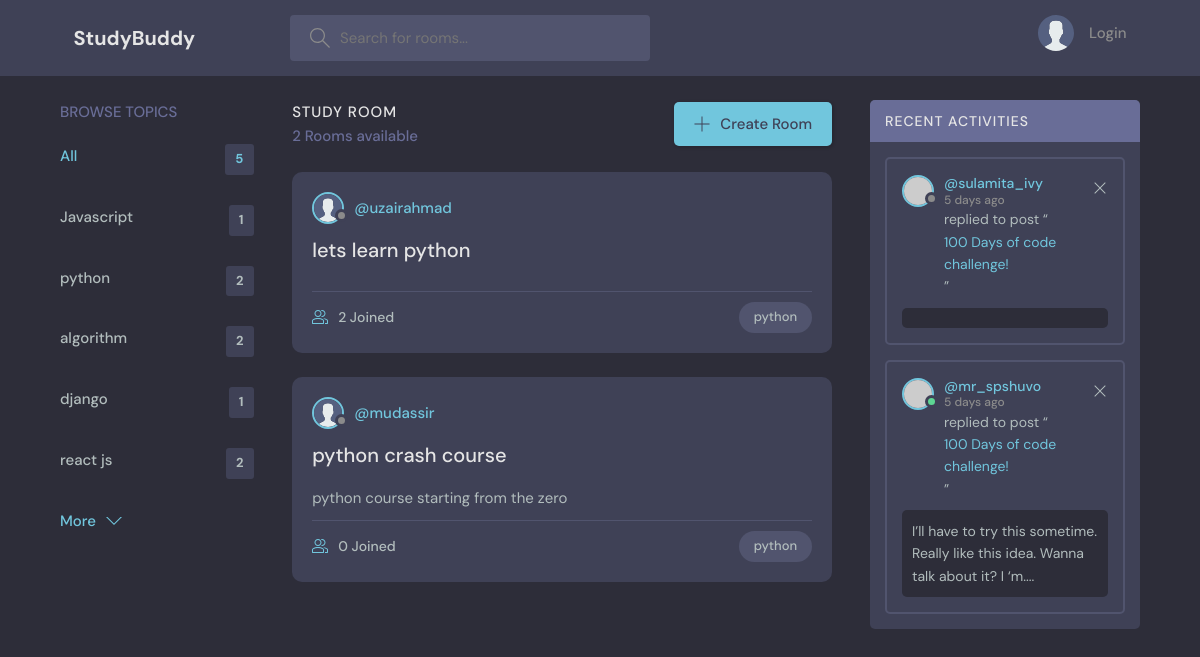
Page /?q=python on the earlier database version.
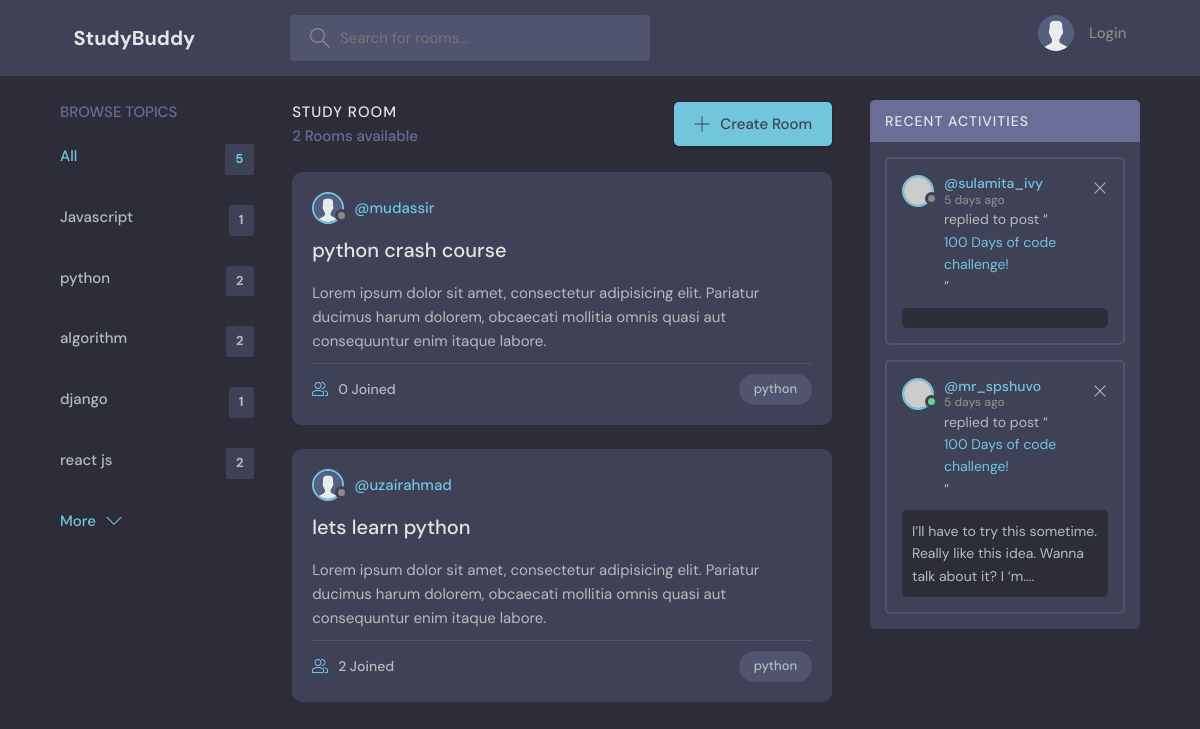
Same page on the later database version.
### base/models.py (models this page shows, shortened)
class Topic(models.Model):
    name = models.CharField(max_length=200)
    def __str__(self):
        return self.name

class Room(models.Model):
    host = models.ForeignKey(User, on_delete=models.SET_NULL, null=True)
    topic = models.ForeignKey(Topic, on_delete=models.SET_NULL, null=True)
    name = models.CharField(max_length=200)
    participants=models.ManyToManyField(User,related_name='participants',blank=True)
    description = models.TextField(null=True, blank=True)
    updated = models.DateTimeField(auto_now=True)
    created = models.DateTimeField(auto_now_add=True)
    class Meta:
        ordering= ['-updated','-created']

### base/views.py (the view)
# urls.py: path('', views.home, name='home'),
def home(request):
    q = request.GET.get('q') if request.GET.get('q') else ''
    if q:
        rooms = Room.objects.filter(
            Q(topic__name__icontains=q) |
            Q(name__icontains=q) |
            Q(description__icontains=q)
        )
    else:
        rooms = Room.objects.all()
    topics=Topic.objects.all()
    room_count=rooms.count()
    room_message=Message.objects.filter(Q(room__topic__name__icontains=q))
    return render(request, 'base/home.html',{'rooms': rooms,'topics':topics,'room_count':room_count,'room_message':room_message})

### base/templates/base/home.html (shortened to what this page needs)
{% extends 'main.html' %} {% block content %}
<main class="layout layout--3">
  <div class="container">
    {% include 'base/topics.html' %}
    {% include 'base/feed.html' %}
    <div class="activities">
      <div class="activities__header">
        <h2>Recent Activities</h2>
      </div>
      <div class="activities__box">
        <div class="activities__boxHeader roomListRoom__header">
          <a href="profile.html" class="roomListRoom__author">
            <div class="avatar avatar--small">
              <img src="https://randomuser.me/api/portraits/women/11.jpg" />
            </div>
            <p>
              @sulamita_ivy
              <span>5 days ago</span>
            </p>
          </a>
          <div class="roomListRoom__actions">
            <a href="#">
              <svg
                version="1.1"
                xmlns="http://www.w3.org/2000/svg"
                width="32"
                height="32"
                viewBox="0 0 32 32"
              >
                <title>remove</title>
                <path
                  d="M27.314 6.019l-1.333-1.333-9.98 9.981-9.981-9.981-1.333 1.333 9.981 9.981-9.981 9.98 1.333 1.333 9.981-9.98 9.98 9.98 1.333-1.333-9.98-9.98 9.98-9.981z"
                ></path>
              </svg>
            </a>
          </div>
        </div>
        <div class="activities__boxContent">
          <p>
            replied to post “<a href="room.html">100 Days of code challenge!</a
            >”
          </p>
          <div class="activities__boxRoomContent">
          </div>
        </div>
      </div>
      <div class="activities__box">
        <div class="activities__boxHeader roomListRoom__header">
          <a href="profile.html" class="roomListRoom__author">
            <div class="avatar avatar--small active">
              <img src="https://randomuser.me/api/portraits/men/13.jpg" />
            </div>
            <p>
              @mr_spshuvo
              <span>5 days ago</span>
            </p>
          </a>
          <div class="roomListRoom__actions">
            <a href="#">
              <svg
                version="1.1"
                xmlns="http://www.w3.org/2000/svg"
                width="32"
                height="32"
                viewBox="0 0 32 32"
              >
                <title>remove</title>
                <path
                  d="M27.314 6.019l-1.333-1.333-9.98 9.981-9.981-9.981-1.333 1.333 9.981 9.981-9.981 9.98 1.333 1.333 9.981-9.98 9.98 9.98 1.333-1.333-9.98-9.98 9.98-9.981z"
                ></path>
              </svg>
            </a>
          </div>
        </div>
        <div class="activities__boxContent">
          <p>
            replied to post “<a href="room.html">100 Days of code challenge!</a
            >”
          </p>
          <div class="activities__boxRoomContent">
            I’ll have to try this sometime. Really like this idea. Wanna talk
            about it? I ‘m....
          </div>
        </div>
      </div>
    </div>
  </div>
</main>
{% endblock content%}

### base/templates/base/topics.html
<div class="topics">
  <div class="topics__header">
    <h2>Browse Topics</h2>
  </div>
  <ul class="topics__list">
    <li>
      <a href="{% url 'home' %}" class="active"
        >All <span>{{topics.count}}</span></a
      >
    </li>
    {% for topic in topics %}
    <li>
      <a href="{% url 'home' %}?q={{ topic.name }}"
        >{{topic.name}}<span>{{topic.room_set.all.count}}</span></a
      >
    </li>
    {% endfor %}
  </ul>
  <a class="btn btn--link" href="topics.html">
    More
    <svg
      version="1.1"
      xmlns="http://www.w3.org/2000/svg"
      width="32"
      height="32"
      viewBox="0 0 32 32"
    >
      <title>chevron-down</title>
      <path d="M16 21l-13-13h-3l16 16 16-16h-3l-13 13z"></path>
    </svg>
  </a>
</div>

### base/templates/base/feed.html (shortened to what this page needs)
{% load static %}
<div class="roomList">
  <div class="roomList__header">
    <div>
      <h2>Study Room</h2>
      <p>{{rooms.count}} Rooms available</p>
    </div>
    <a class="btn btn--main" href="{% url 'createRoom' %}">
      <svg
        version="1.1"
        xmlns="http://www.w3.org/2000/svg"
        width="32"
        height="32"
        viewBox="0 0 32 32"
      >
        <title>add</title>
        <path
          d="M16.943 0.943h-1.885v14.115h-14.115v1.885h14.115v14.115h1.885v-14.115h14.115v-1.885h-14.115v-14.115z"
        ></path>
      </svg>
      Create Room
    </a>
  </div>
  {% for room in rooms %}
  <div class="roomListRoom">
    <div class="roomListRoom__header">
      {% if room.host and room.host.id %}
      <a href="{% url 'profile' room.host.id %}" class="roomListRoom__author">
        <div class="avatar avatar--small">
          <img src="{% static 'images/avatar.svg' %}" alt="Avatar" />
        </div>
        <span>@{{ room.host.username }}</span>
      </a>
      {% endif %}
    </div>
    <div class="roomListRoom__content">
      <a href="{% url 'room' room.id %}">{{room.name}}</a>
      <p>{{room.description}}</p>
    </div>
    <div class="roomListRoom__meta">
      <a href="room.html" class="roomListRoom__joined">
        {{room.participants.count}} Joined
      </a>
      <p class="roomListRoom__topic">{{room.topic}}</p>
    </div>
  </div>
  {% endfor %}
</div>

Differences in the rows shown:
changed Room "python crash course": description "python course starting from the zero" → "Lorem ipsum dolor sit amet, consectetur adipisicing elit. Pariatur ducimus harum dolorem, obcaecati mollitia omnis quasi aut consequuntur enim itaque labore."; moves up the list
changed Room "lets learn python": description (not shown) → "Lorem ipsum dolor sit amet, consectetur adipisicing elit. Pariatur ducimus harum dolorem, obcaecati mollitia omnis quasi aut consequuntur enim itaque labore."
